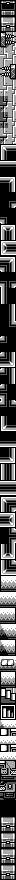

This game map was drawn from its Tiled (.tmx) file and the tilesets committed beside it. A one-line description and the full map source follow:
An orthogonal 2x110 tile map with 8x8 px tiles, 1 tile layer (metatiles).

<map orientation="orthogonal" renderorder="right-down" tilewidth="8" tileheight="8" width="2" height="110">
	<tileset firstgid="1" tilewidth="8" tileheight="8">
		<image source="../../../gfx/tilesets/image_17_578e.png" />
	</tileset>
	<layer id="1" name="metatiles" width="2" height="110">
		<data encoding="csv">
2, 4,
3, 5,
6, 8,
7, 9,
10, 12,
11, 13,
14, 16,
15, 17,
18, 20,
19, 21,
22, 24,
23, 25,
26, 24,
27, 25,
26, 24,
28, 25,
22, 24,
27, 25,
29, 31,
30, 32,
31, 31,
32, 32,
31, 33,
32, 34,
32, 32,
32, 35,
32, 32,
36, 32,
29, 33,
30, 34,
29, 31,
37, 38,
31, 33,
36, 34,
32, 32,
36, 35,
30, 32,
30, 32,
32, 34,
32, 34,
32, 39,
32, 32,
40, 32,
32, 32,
40, 34,
38, 41,
40, 34,
32, 34,
40, 32,
36, 32,
40, 39,
32, 32,
30, 32,
37, 38,
32, 32,
38, 38,
32, 34,
38, 41,
30, 34,
30, 34,
31, 31,
38, 38,
29, 31,
30, 35,
31, 33,
38, 41,
32, 39,
32, 35,
30, 34,
37, 41,
30, 39,
37, 38,
42, 44,
43, 45,
44, 44,
45, 45,
44, 46,
45, 47,
48, 44,
49, 45,
48, 46,
49, 47,
50, 52,
51, 53,
42, 46,
43, 47,
54, 56,
55, 57,
58, 60,
59, 61,
48, 44,
62, 63,
44, 44,
62, 63,
44, 44,
64, 65,
66, 68,
67, 69,
70, 72,
71, 73,
32, 32,
32, 32,
6, 8,
7, 9,
6, 8,
7, 9,
6, 8,
7, 9,
6, 8,
7, 9</data>
	</layer>
</map>
